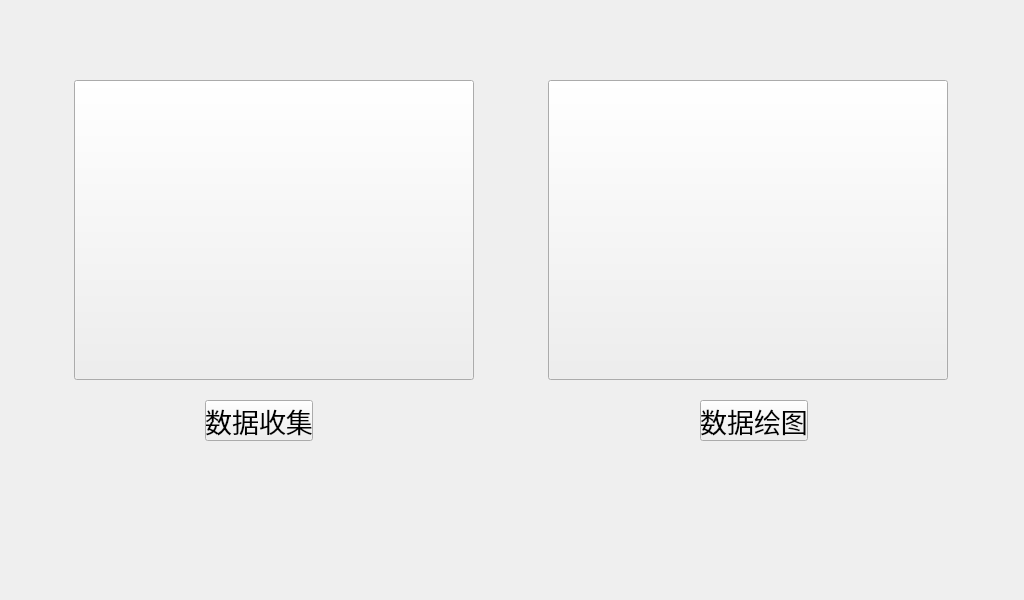
<?xml version="1.0" encoding="UTF-8"?>
<ui version="4.0">
 <class>MainWindow</class>
 <widget class="QMainWindow" name="MainWindow">
  <property name="geometry">
   <rect>
    <x>0</x>
    <y>0</y>
    <width>1024</width>
    <height>600</height>
   </rect>
  </property>
  <property name="sizePolicy">
   <sizepolicy hsizetype="Expanding" vsizetype="Expanding">
    <horstretch>0</horstretch>
    <verstretch>0</verstretch>
   </sizepolicy>
  </property>
  <property name="contextMenuPolicy">
   <enum>Qt::DefaultContextMenu</enum>
  </property>
  <property name="windowTitle">
   <string>MainWindow</string>
  </property>
  <property name="styleSheet">
   <string notr="true">border-image: url(:/1.jpg);</string>
  </property>
  <widget class="QWidget" name="centralWidget">
   <widget class="QPushButton" name="pushButton_5">
    <property name="geometry">
     <rect>
      <x>700</x>
      <y>400</y>
      <width>108</width>
      <height>41</height>
     </rect>
    </property>
    <property name="font">
     <font>
      <pointsize>20</pointsize>
     </font>
    </property>
    <property name="styleSheet">
     <string notr="true">border-image: url(:/透明.png);</string>
    </property>
    <property name="text">
     <string>数据绘图</string>
    </property>
    <property name="flat">
     <bool>false</bool>
    </property>
   </widget>
   <widget class="QPushButton" name="pushButton_3">
    <property name="geometry">
     <rect>
      <x>205</x>
      <y>400</y>
      <width>108</width>
      <height>41</height>
     </rect>
    </property>
    <property name="sizePolicy">
     <sizepolicy hsizetype="Expanding" vsizetype="Fixed">
      <horstretch>0</horstretch>
      <verstretch>0</verstretch>
     </sizepolicy>
    </property>
    <property name="font">
     <font>
      <pointsize>20</pointsize>
     </font>
    </property>
    <property name="styleSheet">
     <string notr="true">border-image: url(:/透明.png);</string>
    </property>
    <property name="text">
     <string>数据收集</string>
    </property>
   </widget>
   <widget class="QPushButton" name="pushButton_2">
    <property name="geometry">
     <rect>
      <x>74</x>
      <y>80</y>
      <width>400</width>
      <height>300</height>
     </rect>
    </property>
    <property name="sizePolicy">
     <sizepolicy hsizetype="Expanding" vsizetype="Expanding">
      <horstretch>0</horstretch>
      <verstretch>0</verstretch>
     </sizepolicy>
    </property>
    <property name="styleSheet">
     <string notr="true">border-image: url(:/biaoge.jpg);</string>
    </property>
    <property name="text">
     <string/>
    </property>
   </widget>
   <widget class="QPushButton" name="pushButton">
    <property name="geometry">
     <rect>
      <x>548</x>
      <y>80</y>
      <width>400</width>
      <height>300</height>
     </rect>
    </property>
    <property name="sizePolicy">
     <sizepolicy hsizetype="Expanding" vsizetype="Expanding">
      <horstretch>0</horstretch>
      <verstretch>0</verstretch>
     </sizepolicy>
    </property>
    <property name="styleSheet">
     <string notr="true">border-image: url(:/quxian.jpg);</string>
    </property>
    <property name="text">
     <string/>
    </property>
   </widget>
  </widget>
 </widget>
 <layoutdefault spacing="6" margin="11"/>
 <resources/>
 <connections/>
</ui>
